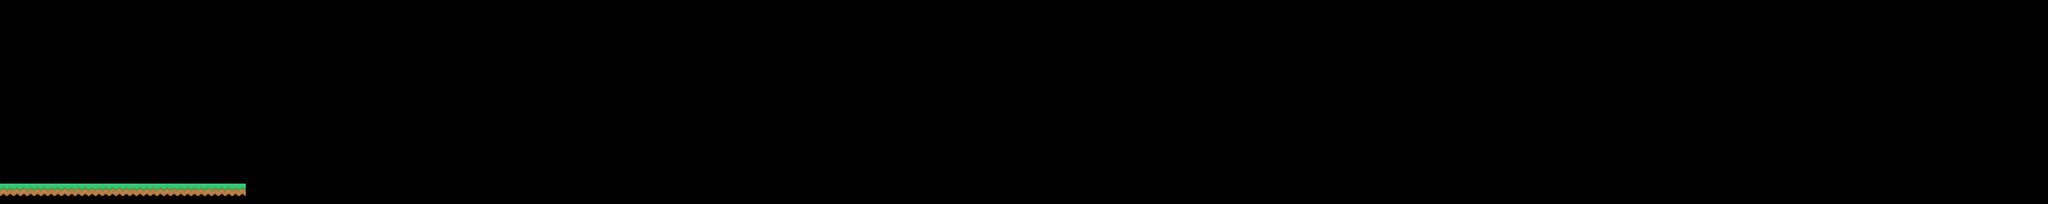

Below is a game level as drawn by its tile map, then a one-line description and the .tmx file that defines it, in full:
An orthogonal 100x10 tile map with 64x64 px tiles, 1 tile layer (Tile Layer 1).

<map version="1.8" tiledversion="1.8.5" orientation="orthogonal" renderorder="right-down" width="100" height="10" tilewidth="64" tileheight="64" infinite="0" nextlayerid="2" nextobjectid="1">
 <tileset firstgid="1" name="platformPack_tilesheet" tilewidth="64" tileheight="64" tilecount="98" columns="14">
  <image source="../tilesets/platformPack_tilesheet.png" width="896" height="448" />
 </tileset>
 <layer id="1" name="Tile Layer 1" width="100" height="10">
  <data encoding="csv">
0,0,0,0,0,0,0,0,0,0,0,0,0,0,0,0,0,0,0,0,0,0,0,0,0,0,0,0,0,0,0,0,0,0,0,0,0,0,0,0,0,0,0,0,0,0,0,0,0,0,0,0,0,0,0,0,0,0,0,0,0,0,0,0,0,0,0,0,0,0,0,0,0,0,0,0,0,0,0,0,0,0,0,0,0,0,0,0,0,0,0,0,0,0,0,0,0,0,0,0,
0,0,0,0,0,0,0,0,0,0,0,0,0,0,0,0,0,0,0,0,0,0,0,0,0,0,0,0,0,0,0,0,0,0,0,0,0,0,0,0,0,0,0,0,0,0,0,0,0,0,0,0,0,0,0,0,0,0,0,0,0,0,0,0,0,0,0,0,0,0,0,0,0,0,0,0,0,0,0,0,0,0,0,0,0,0,0,0,0,0,0,0,0,0,0,0,0,0,0,0,
0,0,0,0,0,0,0,0,0,0,0,0,0,0,0,0,0,0,0,0,0,0,0,0,0,0,0,0,0,0,0,0,0,0,0,0,0,0,0,0,0,0,0,0,0,0,0,0,0,0,0,0,0,0,0,0,0,0,0,0,0,0,0,0,0,0,0,0,0,0,0,0,0,0,0,0,0,0,0,0,0,0,0,0,0,0,0,0,0,0,0,0,0,0,0,0,0,0,0,0,
0,0,0,0,0,0,0,0,0,0,0,0,0,0,0,0,0,0,0,0,0,0,0,0,0,0,0,0,0,0,0,0,0,0,0,0,0,0,0,0,0,0,0,0,0,0,0,0,0,0,0,0,0,0,0,0,0,0,0,0,0,0,0,0,0,0,0,0,0,0,0,0,0,0,0,0,0,0,0,0,0,0,0,0,0,0,0,0,0,0,0,0,0,0,0,0,0,0,0,0,
0,0,0,0,0,0,0,0,0,0,0,0,0,0,0,0,0,0,0,0,0,0,0,0,0,0,0,0,0,0,0,0,0,0,0,0,0,0,0,0,0,0,0,0,0,0,0,0,0,0,0,0,0,0,0,0,0,0,0,0,0,0,0,0,0,0,0,0,0,0,0,0,0,0,0,0,0,0,0,0,0,0,0,0,0,0,0,0,0,0,0,0,0,0,0,0,0,0,0,0,
0,0,0,0,0,0,0,0,0,0,0,0,0,0,0,0,0,0,0,0,0,0,0,0,0,0,0,0,0,0,0,0,0,0,0,0,0,0,0,0,0,0,0,0,0,0,0,0,0,0,0,0,0,0,0,0,0,0,0,0,0,0,0,0,0,0,0,0,0,0,0,0,0,0,0,0,0,0,0,0,0,0,0,0,0,0,0,0,0,0,0,0,0,0,0,0,0,0,0,0,
0,0,0,0,0,0,0,0,0,0,0,0,0,0,0,0,0,0,0,0,0,0,0,0,0,0,0,0,0,0,0,0,0,0,0,0,0,0,0,0,0,0,0,0,0,0,0,0,0,0,0,0,0,0,0,0,0,0,0,0,0,0,0,0,0,0,0,0,0,0,0,0,0,0,0,0,0,0,0,0,0,0,0,0,0,0,0,0,0,0,0,0,0,0,0,0,0,0,0,0,
0,0,0,0,0,0,0,0,0,0,0,0,0,0,0,0,0,0,0,0,0,0,0,0,0,0,0,0,0,0,0,0,0,0,0,0,0,0,0,0,0,0,0,0,0,0,0,0,0,0,0,0,0,0,0,0,0,0,0,0,0,0,0,0,0,0,0,0,0,0,0,0,0,0,0,0,0,0,0,0,0,0,0,0,0,0,0,0,0,0,0,0,0,0,0,0,0,0,0,0,
0,0,0,0,0,0,0,0,0,0,0,0,0,0,0,0,0,0,0,0,0,0,0,0,0,0,0,0,0,0,0,0,0,0,0,0,0,0,0,0,0,0,0,0,0,0,0,0,0,0,0,0,0,0,0,0,0,0,0,0,0,0,0,0,0,0,0,0,0,0,0,0,0,0,0,0,0,0,0,0,0,0,0,0,0,0,0,0,0,0,0,0,0,0,0,0,0,0,0,0,
29,29,29,29,29,29,29,29,29,29,29,29,0,0,0,0,0,0,0,0,0,0,0,0,0,0,0,0,0,0,0,0,0,0,0,0,0,0,0,0,0,0,0,0,0,0,0,0,0,0,0,0,0,0,0,0,0,0,0,0,0,0,0,0,0,0,0,0,0,0,0,0,0,0,0,0,0,0,0,0,0,0,0,0,0,0,0,0,0,0,0,0,0,0,0,0,0,0,0,0
</data>
 </layer>
</map>
